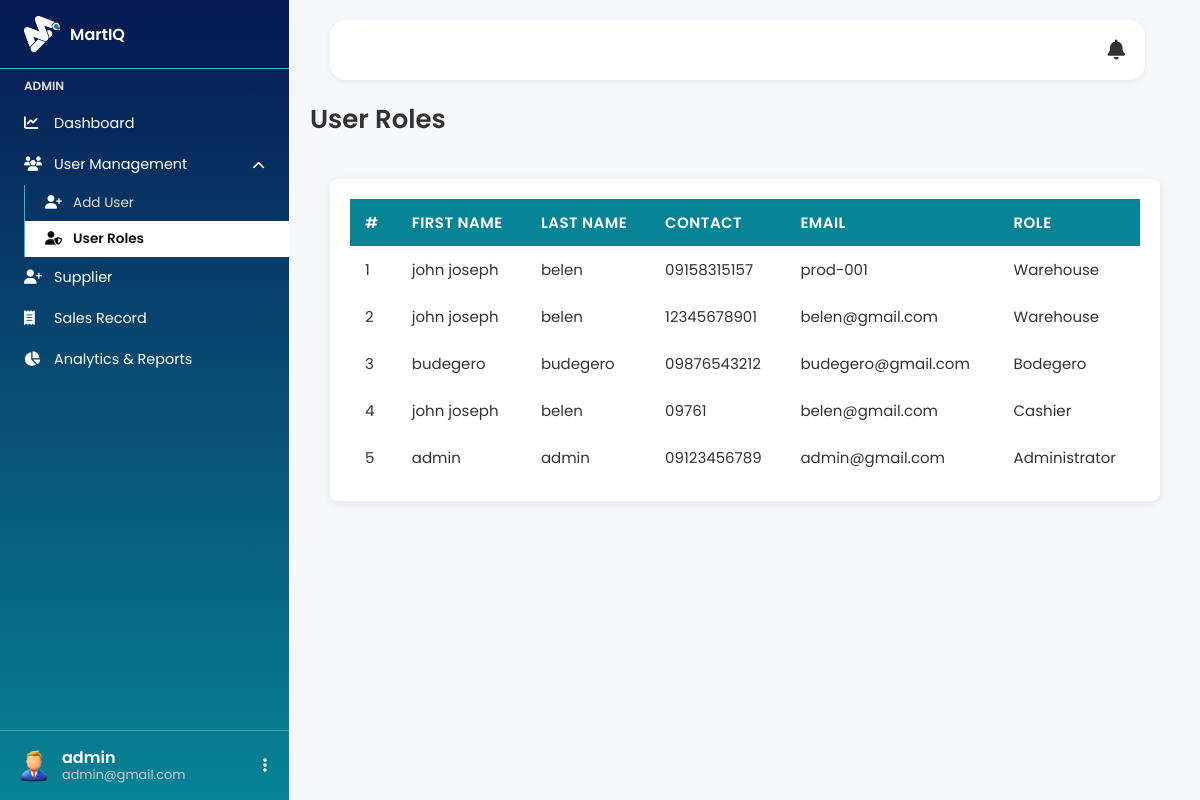
Screenshot of /admin/admin.php?page=user_roles (signed in) with the database file from the repository.
### tables this page shows
CREATE TABLE `user` (
  `id` int(11) NOT NULL,
  `first_name` varchar(100) DEFAULT NULL,
  `last_name` varchar(100) DEFAULT NULL,
  `contact` varchar(100) NOT NULL,
  `email` varchar(100) NOT NULL,
  `username` varchar(100) NOT NULL,
  `password` varchar(100) NOT NULL,
  `profile_pic` varchar(255) DEFAULT NULL,
  `type` varchar(100) NOT NULL,
  `created_at` timestamp NOT NULL DEFAULT current_timestamp(),
  `updated_at` timestamp NOT NULL DEFAULT current_timestamp()
);

### admin/user_roles.php (the view, shortened to what this page needs)
<?php
include '../config.php';
$sql = "SELECT id, first_name, last_name, contact, email, type, created_at
        FROM user
        ORDER BY created_at DESC";
$result = $conn->query($sql);
?>
<!DOCTYPE html>
<html lang="en">
<head>
    <link rel="stylesheet" href="../css/user.css">
    <link rel="stylesheet" href="https://cdnjs.cloudflare.com/ajax/libs/font-awesome/6.4.0/css/all.min.css">
</head>
<body>
    <div class="page-title">User Roles</div>
    <div class="main-content">
        <div class="table">
            <table>
                <thead>
                    <tr>
                        <th>#</th>
                        <th>First Name</th>
                        <th>Last Name</th>
                        <th>Contact</th>
                        <th>Email</th>
                        <th>Role</th>
                    </tr>
                </thead>
                <tbody>
                    <?php if ($result && $result->num_rows > 0): ?>
                        <?php
                        $i = 1;
                        $roleLabels = [
                            'admin' => 'Administrator',
                            'cashier' => 'Cashier',
                            'warehouse_man' => 'Warehouse'
                        ];
                        ?>
                        <?php while ($row = $result->fetch_assoc()): ?>
                            <?php
                            $role = $row['type'] ?? 'N/A';
                            $roleLabel = $roleLabels[$role] ?? ucfirst(str_replace('_', ' ', $role));
                            ?>
                            <tr>
                                <td><?= $i++; ?></td>
                                <td><?= htmlspecialchars($row['first_name']); ?></td>
                                <td><?= htmlspecialchars($row['last_name']); ?></td>
                                <td><?= htmlspecialchars($row['contact']); ?></td>
                                <td><?= htmlspecialchars($row['email']); ?></td>
                                <td><?= htmlspecialchars($roleLabel); ?></td>
                            </tr>
                        <?php endwhile; ?>
                    <?php else: ?>
                        <tr>
                            <td colspan="6" style="text-align:center;">No users found</td>
                        </tr>
                    <?php endif; ?>
                </tbody>
            </table>
        </div>
    </div>
</body>
</html>

### css/admin.css (style rules this page uses)
:root { --black: #000; --smokey: #100c08; --white: #fff; --ghostWhite: #e5e7eb; --platinum: #e0f2fe; --silver: #f3f4f6; --gray: #6b7280; --lightGray: #555; --darkGray: #333; --cyan: #EBF4F6; --aqua: #37B7C3; --teal: #088395; --navy: #071952; }
* { margin: 0; padding: 0; box-sizing: border-box; font-family: "Poppins", sans-serif; }
html, body { overflow-x: hidden; }
body { display: flex; height: 100vh; background: var(--ghostWhite); color: var(--darkGray); }
.page-title { font-size: 1.8rem; font-weight: bold; margin-bottom: 15px; }

### css/user.css (style rules this page uses)
:root { --black: #000; --smokey: #100c08; --white: #fff; --ghostWhite: #f6f7fb; --platinum: #ddd; --silver: #ccc; --gray: #666; --lightGray: #555; --darkGray: #333; --cyan: #EBF4F6; --aqua: #37B7C3; --teal: #088395; --navy: #071952; }
* { font-family: "Poppins", sans-serif; box-sizing: border-box; }
.main-content { margin-top: 0; padding: 20px; transition: all 0.3s ease; }
.page-title { font-size: 26px; font-weight: 600; margin: 0 0 20px 0; color: var(--darkGray); }
.table { background: var(--white); border-radius: 8px; box-shadow: 0 2px 8px rgba(0, 0, 0, 0.08); overflow-x: auto; padding: 20px; width: 100%; }
table { width: 100%; border-collapse: collapse; text-align: left; }
thead { background-color: var(--teal); color: var(--white); }
thead th { padding: 12px 15px; font-weight: 600; font-size: 15px; text-transform: uppercase; letter-spacing: 0.03em; }
tbody tr { border-bottom: 1px solid var(--whiteThree); transition: background 0.2s ease; }
tbody td { padding: 12px 15px; font-size: 15px; color: var(--darkGray); }

### rows the page displays
user: first_name "john joseph", last_name "belen", contact "09158315157", email "prod-001", type "Warehouse"
user: first_name "john joseph", last_name "belen", contact "12345678901", email "belen@gmail.com", type "Warehouse"
user: first_name "budegero", last_name "budegero", contact "09876543212", email "budegero@gmail.com", type "Bodegero"
user: first_name "john joseph", last_name "belen", contact "09761", email "belen@gmail.com", type "Cashier"
user: first_name "admin", last_name "admin", contact "09123456789", email "admin@gmail.com", type "Administrator"

### other values shown
$_SESSION['username'] "admin"
$_SESSION['email'] "admin@gmail.com"
